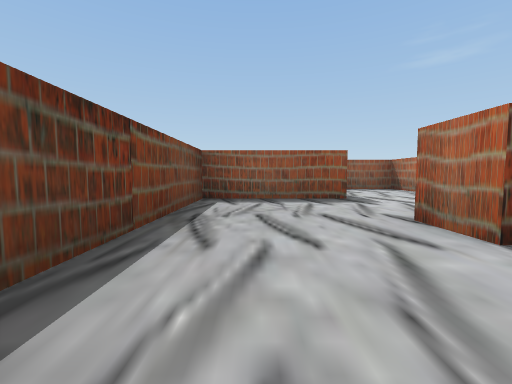
View 1 (above)

22 first-person views from a walk through a 3-D level made in the Unity game engine. The camera is 0.51 m above the floor, tilts 4° down and sees 90° across. The floor is counted in squares, 1 m on a side. Each view is taken from the middle of a square. On the plan, view 1 faces up. The plan holds only what a view shows up to about 9 squares ahead; the rest is blank. The place goes on beyond the plan. The player character is not drawn.

View 2
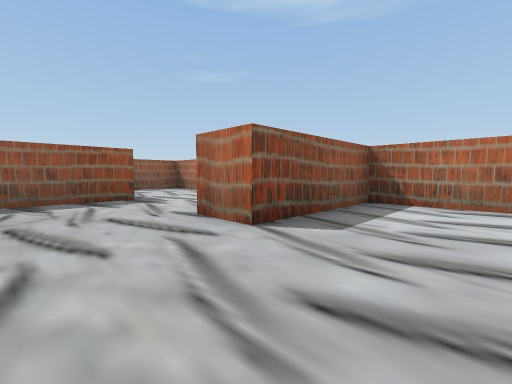

View 3
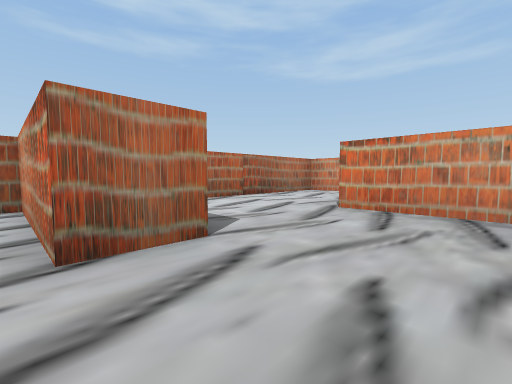

View 4
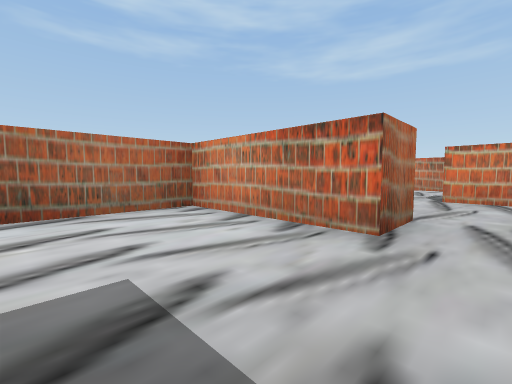

View 5
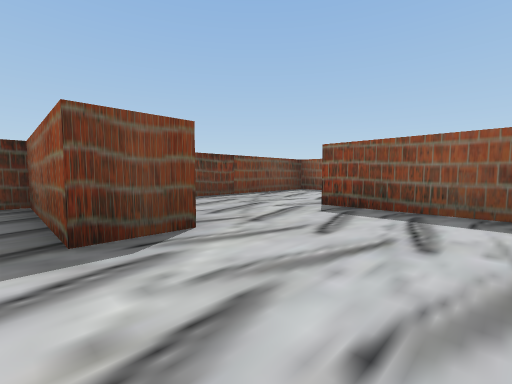

View 6
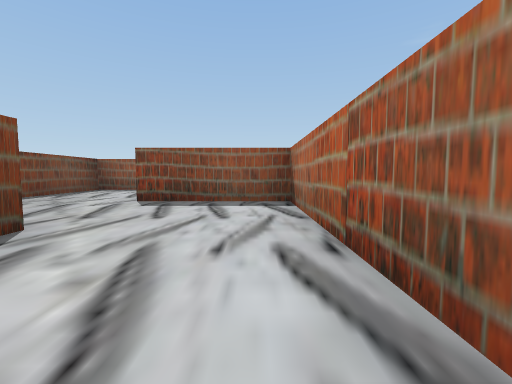

View 7
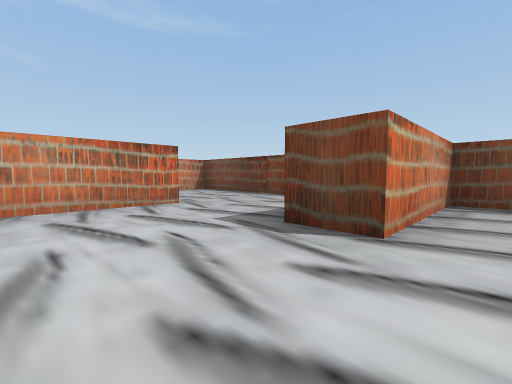

View 8
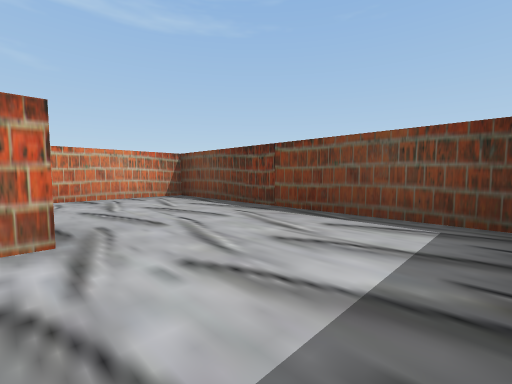

View 9
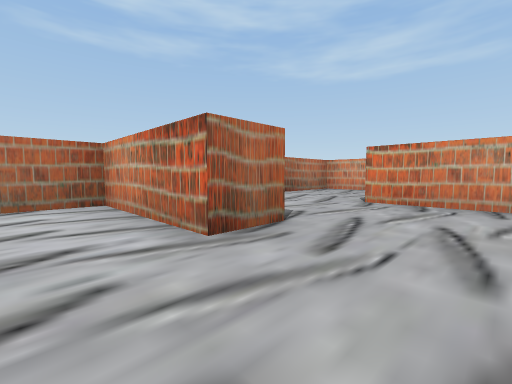

View 10
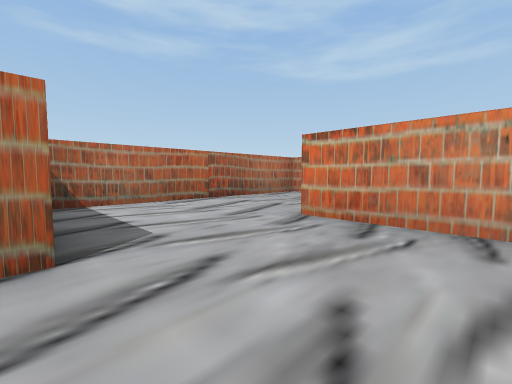

View 11
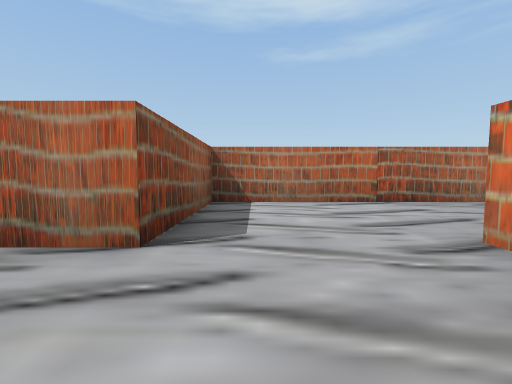

View 12
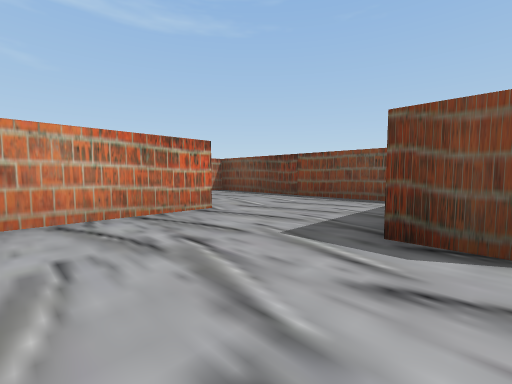

View 13
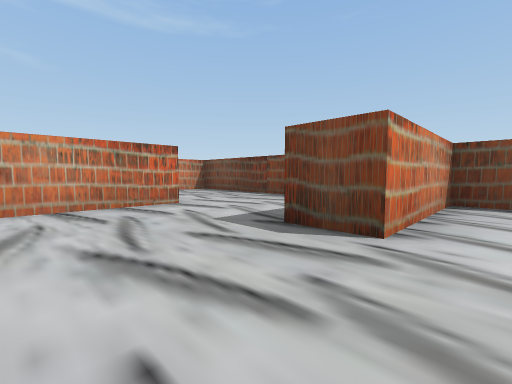

View 14
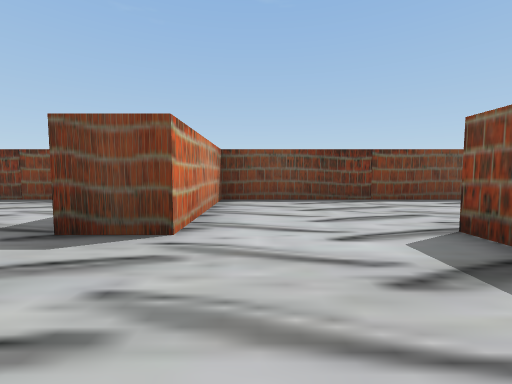

View 15
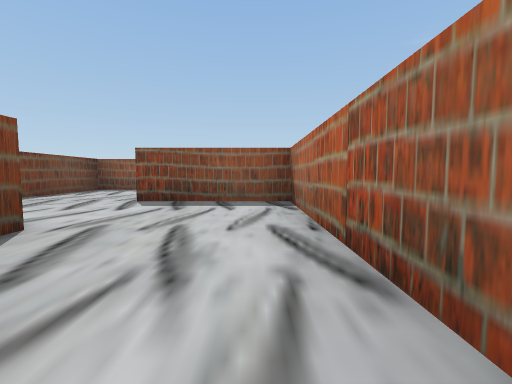

View 16
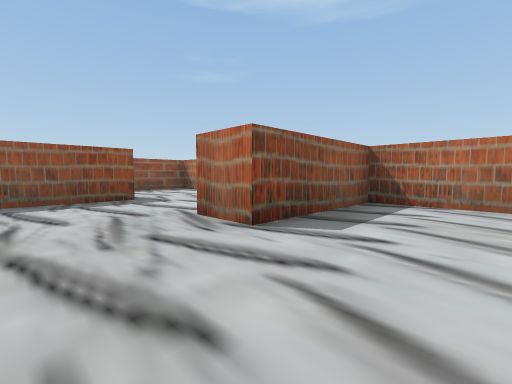

View 17
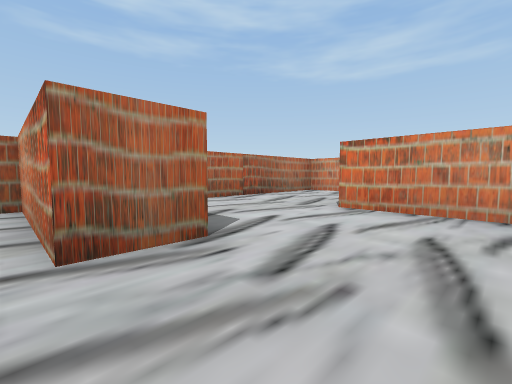

View 18
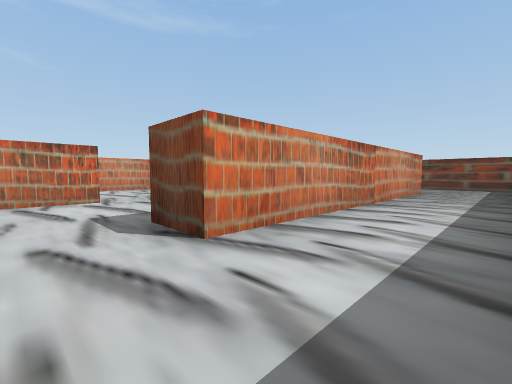

View 19
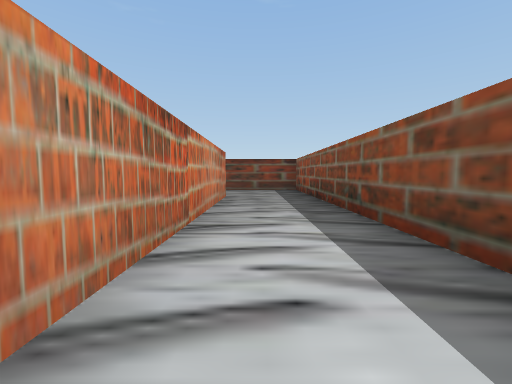

View 20
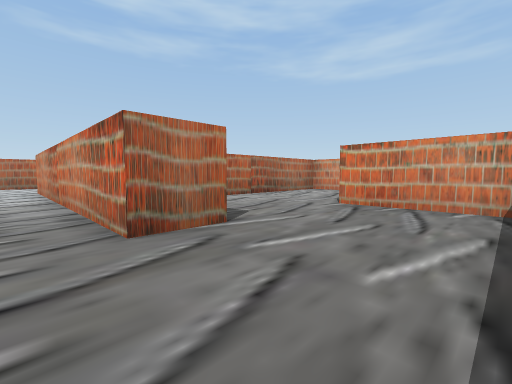

View 21
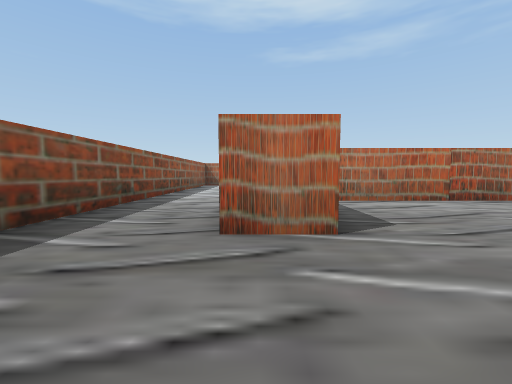

View 22
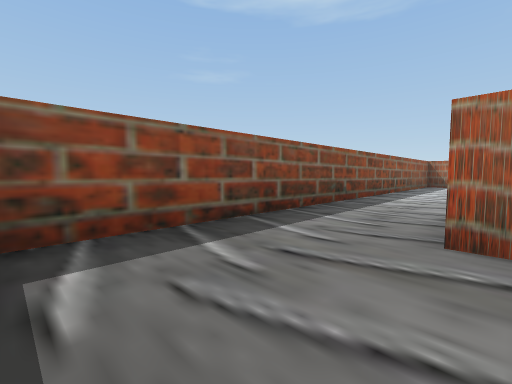

### Floor plan
Points are (right, up) in squares from view 1. A wall is a line through its corners. A room is listed if a view was taken in it or the views show most of it. See-through windows are left out.
Room 1 (views 1, 2, 3, 7, 8, 9)
walls: (-1.1, -1.9) (-1.1, -3.6); (1.8, -4.2) (4.6, -4.2) (4.6, 1.8) (1.8, 1.8) (1.8, 2.8); (-1.1, 3.5) (-1.1, -0.7) (1.9, -0.7) (1.9, -1.8)
ways out: opening at (0.5, 2.5) to room 2; opening at (0.5, -4.5) to room 3
Room 2 (views 4, 5, 6)
walls: (1.9, 6.4) (1.9, 5.3) (-1.1, 5.3) (-1.1, 3.5); (1.8, 2.8) (4.6, 2.8) (4.6, 8.8) (1.8, 8.8); (-1.1, 10.4) (-1.1, 6.3) (-0.1, 6.3)
ways out: opening at (0.5, 2.5) to room 1; opening at (0.5, 9.5) to room 4
Room 3 (views 10, 11, 12)
walls: (1.6, -11.2) (4.6, -11.2) (4.6, -5.2) (1.8, -5.2) (1.8, -4.2); (-1.1, -9.6) (-1.1, -11.5); (-1.1, -3.6) (-1.1, -7.7) (1.9, -7.7) (1.9, -8.8)
ways out: opening at (0.5, -4.5) to room 1
Room 4 (views 13, 14, 15, 16, 17)
walls: (0.1, 12.3) (-1.1, 12.3) (-1.1, 10.4); (1.6, 9.8) (4.6, 9.8) (4.6, 15.8) (1.8, 15.8) (1.8, 16.8); (-1.1, 17.6) (-1.1, 13.3) (1.9, 13.3) (1.9, 12.2)
ways out: opening at (0.5, 9.5) to room 2; opening at (0.5, 16.5) to room 5
Room 5 (views 18, 19, 20, 21, 22)
walls: (-4.9, 19.2) (-4.9, 20.3) (1.9, 20.3) (1.9, 19.3) (-1.1, 19.3) (-1.1, 17.6); (-2.1, 17.5) (-2.1, 18.5); (1.8, 16.8) (4.8, 16.8); (-7.1, 16.8) (-4.8, 16.8); (4.6, 20) (4.6, 22.3) (-7.4, 22.3) (-7.4, 19.8)
ways out: opening at (0.5, 16.5) to room 4; opening at (-3.5, 16.5)

Positions as (right, up) in squares from view 1, and headings:
1: (0, 0), facing up
2: (0, 0), facing up-right
3: (0, 3), facing down-right
4: (1, 5), facing down-right
5: (4, 5), facing up-left
6: (4, 4), facing up
7: (4, 0), facing down-left
8: (2, -2), facing down-left
9: (0, -3), facing down-right
10: (0, -5), facing down-right
11: (0, -6), facing right
12: (4, -8), facing down-left
13: (4, 14), facing down-left
14: (4, 14), facing left
15: (4, 11), facing up
16: (0, 14), facing up-right
17: (0, 17), facing down-right
18: (3, 22), facing down-left
19: (1, 21), facing left
20: (-7, 21), facing down-right
21: (-7, 20), facing right
22: (-7, 20), facing up-right
